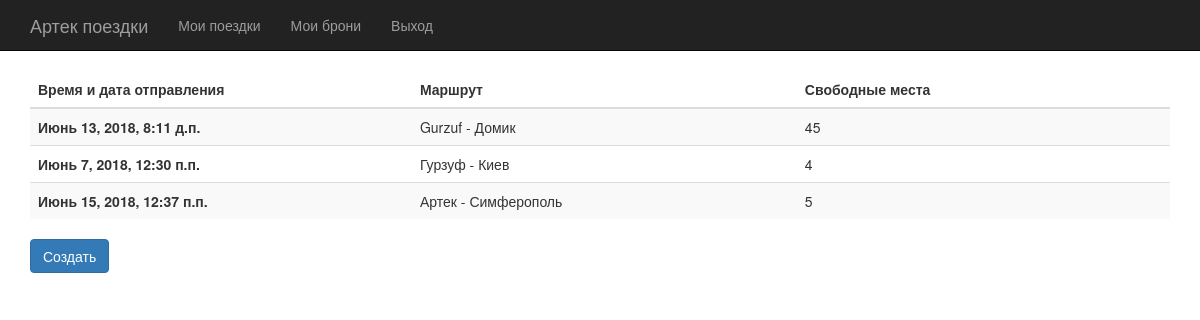
Screenshot of /my_trips/ (signed in) with the database file from the repository.
### blabla/models.py (models this page shows, shortened)
class Trip(models.Model):
  creator = models.IntegerField("Заявитель", default=0)
  trip_from = models.CharField("Место отправления:",max_length=30)
  trip_to = models.CharField("Место прибытия:",max_length=30)
  datetime = models.DateTimeField("Время отбытия")
  free_seats = models.PositiveIntegerField("Свободные места:")
  car = models.CharField("Машина:",max_length=30)
  users = models.ManyToManyField(User,blank=True)

### blabla/views.py (the view)
# urls.py: path('my_trips/', views.my_trips, name='my_trips'),
def my_trips(request):
  trips = Trip.objects.all().filter(creator=request.user.id)
  return render(request, 'blabla/my_trips.html',{'trips':trips})

### blabla/templates/blabla/my_trips.html (shortened to what this page needs)
{% extends 'print_trips.html' %}
{% load bootstrap3 %}
{% block after_content %}
<button class="btn btn-primary" onclick='window.location.href = "{% url 'create_trip' %}"'>Создать</button>
{% endblock %}

### blabla/templates/blabla/print_trips.html (shortened to what this page needs)
{% extends 'base.html' %}
{% load bootstrap3 %}
{% block content %}
<table class="table table-striped table-hover">
  <thead>
    <tr>
      <th class="col-md-1" scope="col">Время и дата отправления</th>
      <th class="col-md-1" scope="col">Маршрут</th>
      <th class="col-md-1" scope="col">Свободные места</th>
    </tr>
  </thead>
  <tbody>
  {% for trip in trips %}
  <tr  onclick='window.location.href="{% url 'detail' trip.pk %}"'>
    <th scope="row"> {{ trip.datetime }}</th>
    <td> {{ trip.trip_from }} - {{ trip.trip_to}}</td>
    <td> {{ trip.free_seats }}</td>
  </tr>
  {% endfor %}
  </tbody>
</table>
{% endblock %}

### rows the page displays
Trip: datetime "Июнь 13, 2018, 8:11 д.п.", trip_from "Gurzuf", trip_to "Домик", free_seats "45"
Trip: datetime "Июнь 7, 2018, 12:30 п.п.", trip_from "Гурзуф", trip_to "Киев", free_seats "4"
Trip: datetime "Июнь 15, 2018, 12:37 п.п.", trip_from "Артек", trip_to "Симферополь", free_seats "5"
